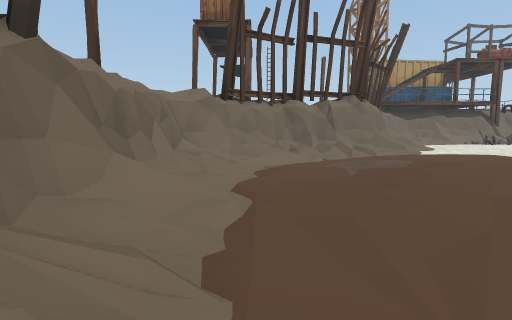
View 1 (above)

17 first-person views from a walk through a scene from a Unity 3-D project. The camera is 1.4 m above the floor, tilts 6° down and sees 80° across. The floor is counted in squares, 2.06 m on a side. Each view is taken from the middle of a square. On the plan, view 1 faces up. The plan holds only what a view shows up to about 10 squares ahead; the rest is blank. The place goes on beyond the plan. The player character is not drawn. Some animated figures are not drawn. Some surface patterns are stand-ins.

View 2
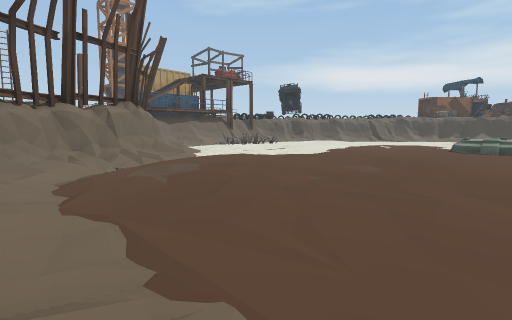

View 3
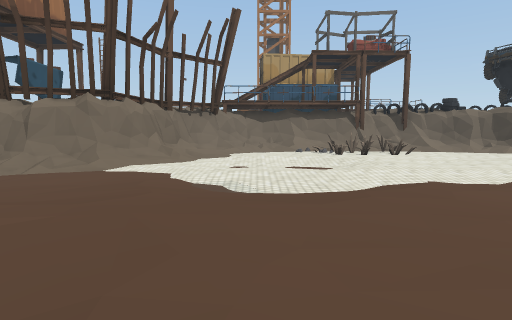

View 4
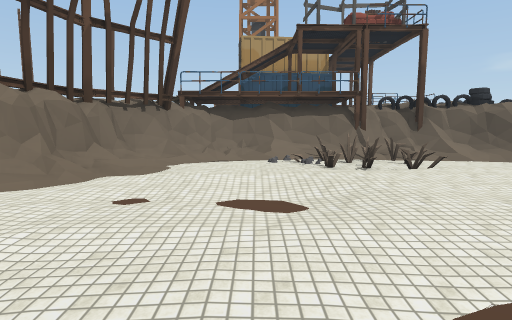

View 5
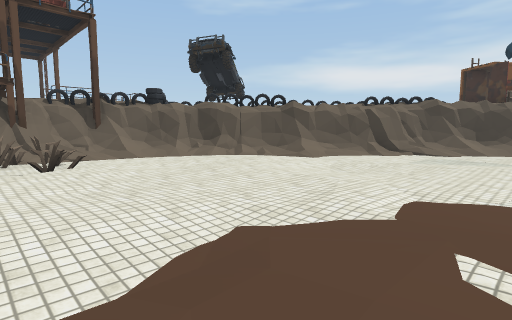

View 6
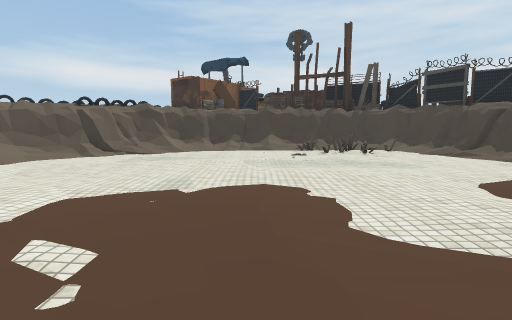

View 7
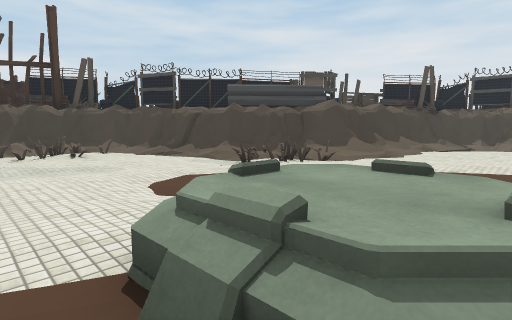

View 8
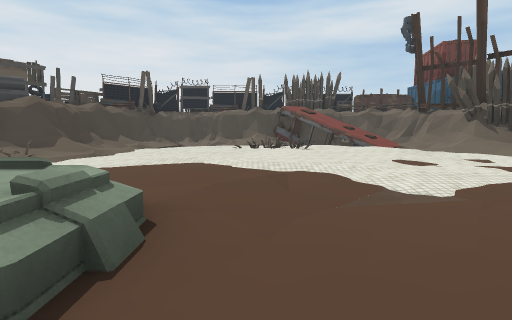

View 9
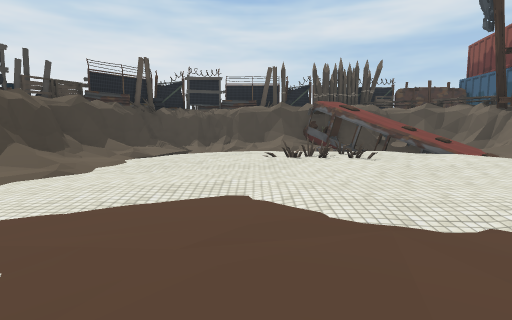

View 10
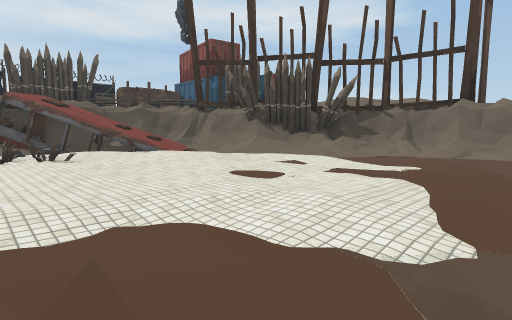

View 11
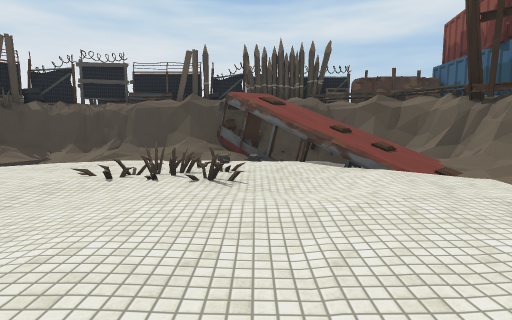

View 12
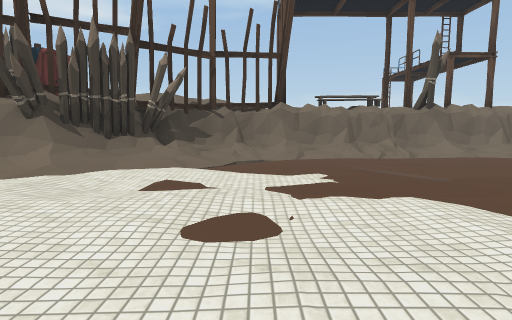

View 13
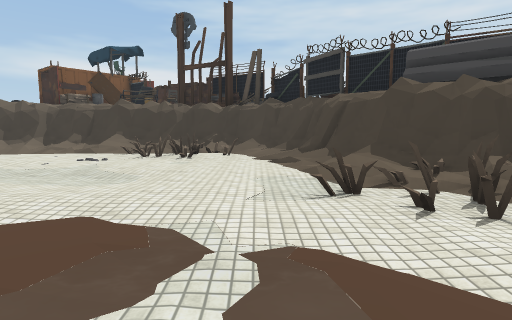

View 14
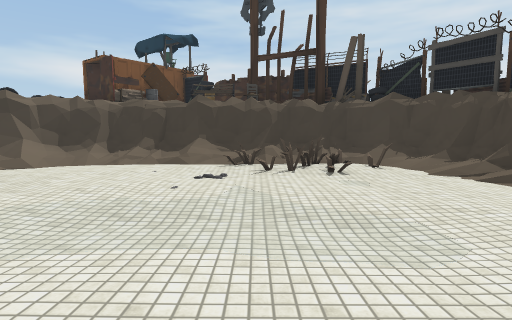

View 15
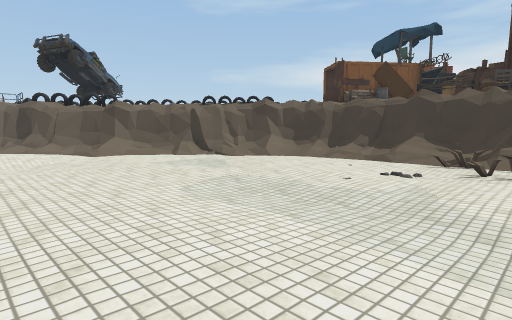

View 16
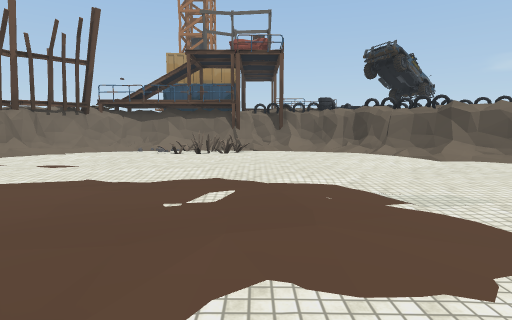

View 17
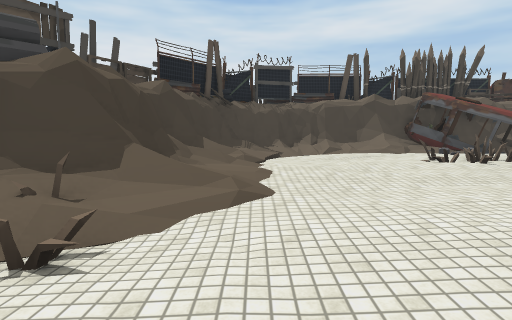

### Floor plan
Key: @ floor where view 1 was taken; # wall or solid block; . main floor; - floor 0.25 m lower than the main floor; _ floor 0.5 m lower than the main floor; : floor 0.75 m higher than the main floor; / step, stairs or slope; = window, fence, low wall or low ledge; ~ water the walk can cross; O other object.
Columns run from 2 left of view 1 to 22 right of it. Each row starts with its distance up from view 1.
 15         ######
 14        ###==######
 13       ##//--OO//.##
 12       ##---.OO---.##
 11       #//---/O-----##
 10      ##/-......-..-/###
  9   ##O#/...-.......---/##
  8  ###/./.---.....------/##
  7 ##=-----.........--~~-//#
  6 #=--~~----..-......-~--/#
  5 #/_--.......-...~..----/#
  4 #/---...........-.~----.#
  3 #/-..-.~..........~~---/#
  2 #/-........./:/...~~--==#
  1 #=---......./:/--.~--=#/#
  0 #/@---..--~..  ~------//#
 -1 #/----........-~--~---./#
 -2 #//----...-...---/~///###
 -3 #//----........--#//###
 -4 ##.----........-=//##
 -5  #/.---....--.-///##
 -6  ##/.......-..../##
 -7   ##/...-///.-../#
 -8    ##.//-.OO---//#
 -9     #/==#.-----//#
-10     #//##-----/.##
-11     ######././//#
-12         #########

Positions as (right, up) in squares from view 1, and headings:
1: (0, 0), facing up
2: (-1, 0), facing up-right
3: (7, 2), facing up
4: (8, 5), facing up
5: (10, 5), facing up-right
6: (10, 4), facing right
7: (10, 3), facing down-right
8: (9, 3), facing down
9: (10, 0), facing down
10: (9, 0), facing down-left
11: (7, -3), facing down
12: (8, -3), facing left
13: (12, -1), facing right
14: (14, 2), facing right
15: (14, 1), facing up-right
16: (12, 2), facing up
17: (13, -2), facing down
